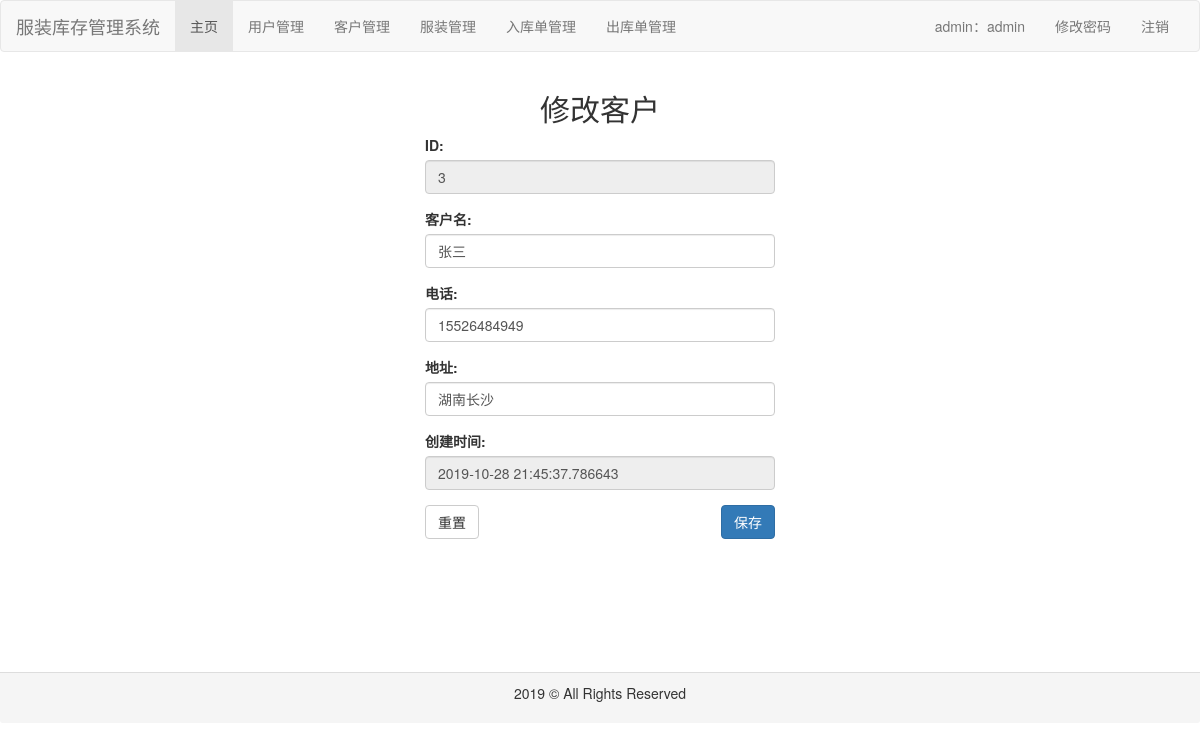
The app's page /customer/update/3 (signed in) with its own data.
### common/models.py (models this page shows, shortened)
class Customer(models.Model):
    name = models.CharField(max_length=32, verbose_name='客户名')
    phone = models.CharField(max_length=32, verbose_name='电话')
    address = models.CharField(max_length=32, verbose_name='地址')
    create_time = models.DateTimeField(auto_now_add=True, verbose_name='创建时间')
    modify_time = models.DateTimeField(auto_now=True, verbose_name='修改时间')
    class Meta:
        ordering = ['create_time']
        verbose_name = '客户'
        verbose_name_plural = verbose_name

### customer/views.py (the view)
# urls.py: path('update/<int:customer_id>', views.update, name='update'),
def update(request, customer_id):
    customer = Customer.objects.get(id=customer_id)
    if request.method == "POST":
        customer_form = CustomerForm(request.POST)
        if customer_form.is_valid():
            name = customer_form.cleaned_data['name']
            phone = customer_form.cleaned_data['phone']
            address = customer_form.cleaned_data['address']
            if name:
                customer.name = name
            if phone:
                customer.phone = phone
            if address:
                customer.address = address
            customer.save()
            context = {
                'customer_id': customer_id
            }
            messages.add_message(request, messages.SUCCESS, '修改成功')
            return redirect(reverse('customer:index'))
        else:
            context = {
                'customer_form': customer_form
            }
            messages.add_message(request, messages.WARNING, '请检查填写的内容')
            return render(request, 'customer/edit.html', context)
    else:
        customer_form = CustomerForm({'id': customer.id,
                                      'name': customer.name,
                                      'phone': customer.phone,
                                      'address': customer.address,
                                      'create_time': customer.create_time})
        context = {
            'customer_form': customer_form,
            'customer_id': customer_id
        }
        return render(request, 'customer/edit.html', context)

### customer/forms.py
class CustomerForm(forms.Form):
    id = forms.IntegerField(label='ID', required=False,
                            widget=forms.TextInput({'class': 'form-control', 'disabled': 'disabled'}))
    name = forms.CharField(label='客户名', max_length=32, widget=forms.TextInput(attrs={'class': 'form-control'}))
    phone = forms.CharField(label='电话', validators=[phone_validate, ], max_length=11,
                            widget=forms.TextInput(attrs={'class': 'form-control'}))
    address = forms.CharField(label='地址', max_length=32, widget=forms.TextInput(attrs={'class': 'form-control'}))
    create_time = forms.CharField(label='创建时间', required=False, max_length=32,
                                  widget=forms.TextInput(attrs={'class': 'form-control', 'disabled': 'disabled'}))

### customer/forms.py (called while the page is built)
def phone_validate(value):
    phone_re = re.compile(r'^1[3456789]\d{9}$')
    if not phone_re.match(value):
        raise ValidationError('手机格式错误')

### customer/templates/customer/edit.html (shortened to what this page needs)
{% extends 'base.html' %}
{% block content %}
    <div class="container" style="height: 600px">
        <div class="col-md-4 col-md-offset-4">
            <form class='form-user' action="{% url 'customer:update' customer_id %}" method="post">
                <h2 class="text-center">修改客户</h2>
                <div class="form-group">
                    {{ customer_form.id.label_tag }}
                    {{ customer_form.id }}
                </div>
                <div class="form-group">
                    {{ customer_form.name.label_tag }}
                    {{ customer_form.name }}
                </div>
                <div class="form-group">
                    {{ customer_form.phone.label_tag }}
                    {{ customer_form.phone }}
                </div>
                <div class="form-group">
                    {{ customer_form.address.label_tag }}
                    {{ customer_form.address }}
                </div>
                <div class="form-group">
                    {{ customer_form.create_time.label_tag }}
                    {{ customer_form.create_time }}
                </div>
                <button type="reset" class="btn btn-default pull-left">重置</button>
                <button type="submit" class="btn btn-primary pull-right">保存</button>
            </form>
        </div>
    </div>
{% endblock %}

### records on screen
Customer: id "3", name "张三", phone "15526484949", address "湖南长沙", create_time "2019-10-28 21:45:37.786643"

### other values on screen
{{ request.session.user_role }} "admin"
{{ request.session.user_name }} "admin"
{{ customer_form.id.label_tag }} "ID:"
{{ customer_form.name.label_tag }} "客户名:"
{{ customer_form.phone.label_tag }} "电话:"
{{ customer_form.address.label_tag }} "地址:"
{{ customer_form.create_time.label_tag }} "创建时间:"
